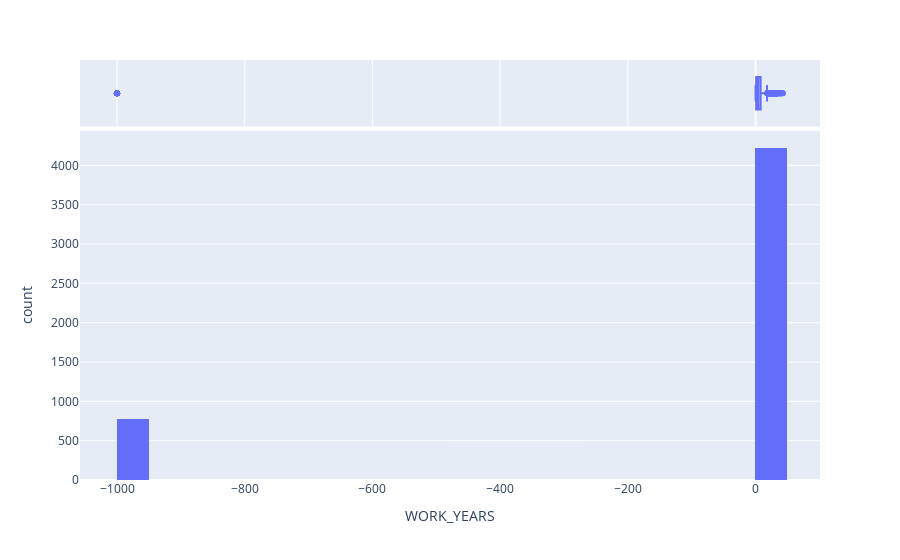
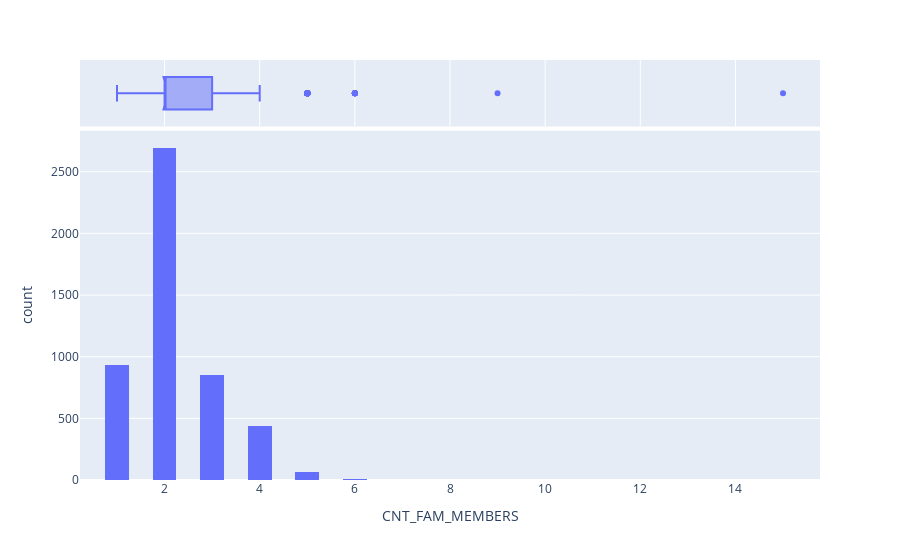
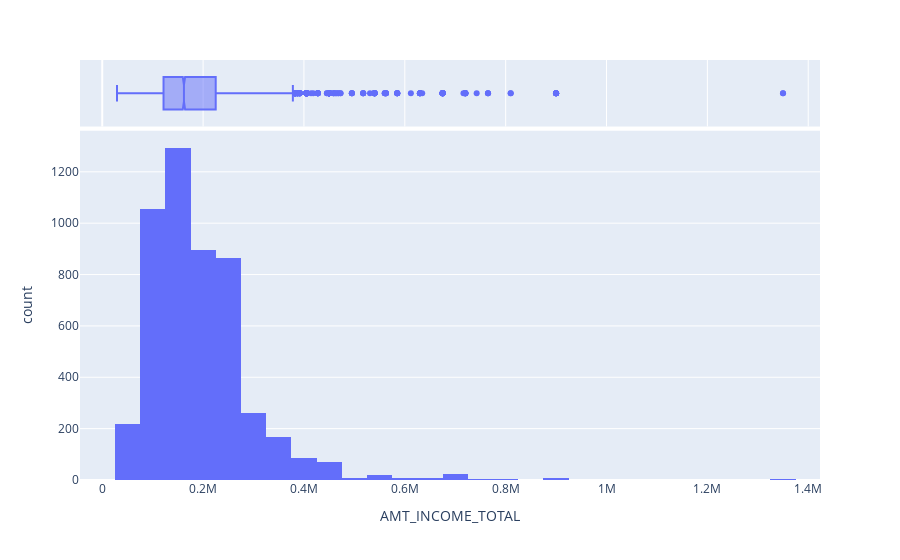
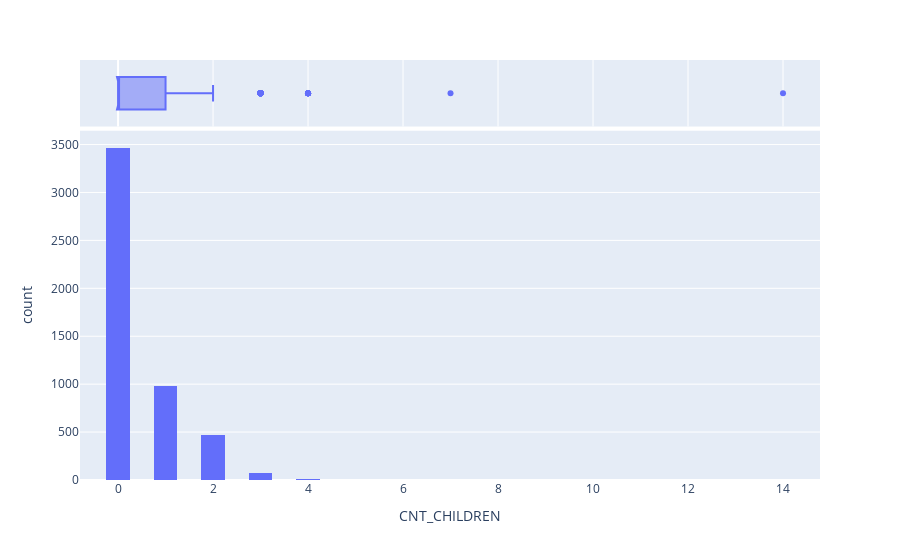

The notebook cell these images were saved under, in order:
### Markdown cell above
Al contar con un número no tan grande de variables numéricas, es posible una exploración individual de la distribuciones usando histogramas y box-plots.

### Code cell
for name in num_names:
    print(f'################################## VARIABLE: {name} ################################################')
    fig = px.histogram(df,
                       x=name,
                       nbins=50,
                       marginal='box')
    fig.show()

### Figure 1 — Plotly figure (JSON) as saved in the notebook; plotly's stock layout.template omitted (floating-point values rounded to 4 significant figures; data arrays with more than 128 entries replaced by an {"elided": "..."} marker saying what was removed)
{"data": [{"alignmentgroup": "True", "bingroup": "x", "hovertemplate": "WORK_YEARS=%{x}<br>count=%{y}<extra></extra>", "legendgroup": "", "marker": {"color": "#636efa", "pattern": {"shape": ""}}, "name": "", "nbinsx": 50, "offsetgroup": "", "orientation": "v", "showlegend": false, "type": "histogram", "x": {"elided": "4990 int values"}, "xaxis": "x", "yaxis": "y"}, {"alignmentgroup": "True", "hovertemplate": "WORK_YEARS=%{x}<extra></extra>", "legendgroup": "", "marker": {"color": "#636efa"}, "name": "", "notched": true, "offsetgroup": "", "showlegend": false, "type": "box", "x": {"elided": "4990 int values"}, "xaxis": "x2", "yaxis": "y2"}], "layout": {"barmode": "relative", "legend": {"tracegroupgap": 0}, "margin": {"t": 60}, "xaxis": {"anchor": "y", "domain": [0, 1], "title": {"text": "WORK_YEARS"}}, "xaxis2": {"anchor": "y2", "domain": [0, 1], "matches": "x", "showgrid": true, "showticklabels": false}, "yaxis": {"anchor": "x", "domain": [0, 0.8316], "title": {"text": "count"}}, "yaxis2": {"anchor": "x2", "domain": [0.8416, 1], "matches": "y2", "showgrid": false, "showline": false, "showticklabels": false, "ticks": ""}}}

### Figure 2 — Plotly figure (JSON) as saved in the notebook; plotly's stock layout.template omitted (floating-point values rounded to 4 significant figures; data arrays with more than 128 entries replaced by an {"elided": "..."} marker saying what was removed)
{"data": [{"alignmentgroup": "True", "bingroup": "x", "hovertemplate": "CNT_FAM_MEMBERS=%{x}<br>count=%{y}<extra></extra>", "legendgroup": "", "marker": {"color": "#636efa", "pattern": {"shape": ""}}, "name": "", "nbinsx": 50, "offsetgroup": "", "orientation": "v", "showlegend": false, "type": "histogram", "x": {"elided": "4990 int values"}, "xaxis": "x", "yaxis": "y"}, {"alignmentgroup": "True", "hovertemplate": "CNT_FAM_MEMBERS=%{x}<extra></extra>", "legendgroup": "", "marker": {"color": "#636efa"}, "name": "", "notched": true, "offsetgroup": "", "showlegend": false, "type": "box", "x": {"elided": "4990 int values"}, "xaxis": "x2", "yaxis": "y2"}], "layout": {"barmode": "relative", "legend": {"tracegroupgap": 0}, "margin": {"t": 60}, "xaxis": {"anchor": "y", "domain": [0, 1], "title": {"text": "CNT_FAM_MEMBERS"}}, "xaxis2": {"anchor": "y2", "domain": [0, 1], "matches": "x", "showgrid": true, "showticklabels": false}, "yaxis": {"anchor": "x", "domain": [0, 0.8316], "title": {"text": "count"}}, "yaxis2": {"anchor": "x2", "domain": [0.8416, 1], "matches": "y2", "showgrid": false, "showline": false, "showticklabels": false, "ticks": ""}}}

### Figure 3 — Plotly figure (JSON) as saved in the notebook; plotly's stock layout.template omitted (floating-point values rounded to 4 significant figures; data arrays with more than 128 entries replaced by an {"elided": "..."} marker saying what was removed)
{"data": [{"alignmentgroup": "True", "bingroup": "x", "hovertemplate": "AMT_INCOME_TOTAL=%{x}<br>count=%{y}<extra></extra>", "legendgroup": "", "marker": {"color": "#636efa", "pattern": {"shape": ""}}, "name": "", "nbinsx": 50, "offsetgroup": "", "orientation": "v", "showlegend": false, "type": "histogram", "x": {"elided": "4990 float values"}, "xaxis": "x", "yaxis": "y"}, {"alignmentgroup": "True", "hovertemplate": "AMT_INCOME_TOTAL=%{x}<extra></extra>", "legendgroup": "", "marker": {"color": "#636efa"}, "name": "", "notched": true, "offsetgroup": "", "showlegend": false, "type": "box", "x": {"elided": "4990 float values"}, "xaxis": "x2", "yaxis": "y2"}], "layout": {"barmode": "relative", "legend": {"tracegroupgap": 0}, "margin": {"t": 60}, "xaxis": {"anchor": "y", "domain": [0, 1], "title": {"text": "AMT_INCOME_TOTAL"}}, "xaxis2": {"anchor": "y2", "domain": [0, 1], "matches": "x", "showgrid": true, "showticklabels": false}, "yaxis": {"anchor": "x", "domain": [0, 0.8316], "title": {"text": "count"}}, "yaxis2": {"anchor": "x2", "domain": [0.8416, 1], "matches": "y2", "showgrid": false, "showline": false, "showticklabels": false, "ticks": ""}}}

### Figure 4 — Plotly figure (JSON) as saved in the notebook; plotly's stock layout.template omitted (floating-point values rounded to 4 significant figures; data arrays with more than 128 entries replaced by an {"elided": "..."} marker saying what was removed)
{"data": [{"alignmentgroup": "True", "bingroup": "x", "hovertemplate": "CNT_CHILDREN=%{x}<br>count=%{y}<extra></extra>", "legendgroup": "", "marker": {"color": "#636efa", "pattern": {"shape": ""}}, "name": "", "nbinsx": 50, "offsetgroup": "", "orientation": "v", "showlegend": false, "type": "histogram", "x": {"elided": "4990 int values"}, "xaxis": "x", "yaxis": "y"}, {"alignmentgroup": "True", "hovertemplate": "CNT_CHILDREN=%{x}<extra></extra>", "legendgroup": "", "marker": {"color": "#636efa"}, "name": "", "notched": true, "offsetgroup": "", "showlegend": false, "type": "box", "x": {"elided": "4990 int values"}, "xaxis": "x2", "yaxis": "y2"}], "layout": {"barmode": "relative", "legend": {"tracegroupgap": 0}, "margin": {"t": 60}, "xaxis": {"anchor": "y", "domain": [0, 1], "title": {"text": "CNT_CHILDREN"}}, "xaxis2": {"anchor": "y2", "domain": [0, 1], "matches": "x", "showgrid": true, "showticklabels": false}, "yaxis": {"anchor": "x", "domain": [0, 0.8316], "title": {"text": "count"}}, "yaxis2": {"anchor": "x2", "domain": [0.8416, 1], "matches": "y2", "showgrid": false, "showline": false, "showticklabels": false, "ticks": ""}}}
